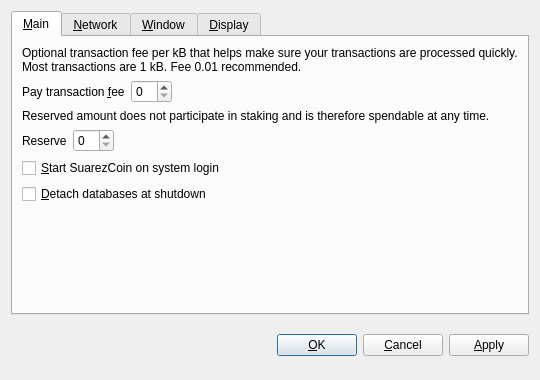
<?xml version="1.0" encoding="UTF-8"?>
<ui version="4.0">
 <class>OptionsDialog</class>
 <widget class="QDialog" name="OptionsDialog">
  <property name="geometry">
   <rect>
    <x>0</x>
    <y>0</y>
    <width>540</width>
    <height>380</height>
   </rect>
  </property>
  <property name="windowTitle">
   <string>Options</string>
  </property>
  <property name="modal">
   <bool>true</bool>
  </property>
  <layout class="QVBoxLayout" name="verticalLayout">
   <item>
    <widget class="QTabWidget" name="tabWidget">
     <property name="tabPosition">
      <enum>QTabWidget::North</enum>
     </property>
     <property name="currentIndex">
      <number>0</number>
     </property>
     <widget class="QWidget" name="tabMain">
      <attribute name="title">
       <string>&amp;Main</string>
      </attribute>
      <layout class="QVBoxLayout" name="verticalLayout_Main">
       <item>
        <widget class="QLabel" name="transactionFeeInfoLabel">
         <property name="text">
          <string>Optional transaction fee per kB that helps make sure your transactions are processed quickly. Most transactions are 1 kB. Fee 0.01 recommended.</string>
         </property>
         <property name="textFormat">
          <enum>Qt::PlainText</enum>
         </property>
         <property name="wordWrap">
          <bool>true</bool>
         </property>
        </widget>
       </item>
       <item>
        <layout class="QHBoxLayout" name="horizontalLayoutFee">
         <item>
          <widget class="QLabel" name="transactionFeeLabel">
           <property name="text">
            <string>Pay transaction &amp;fee</string>
           </property>
           <property name="textFormat">
            <enum>Qt::PlainText</enum>
           </property>
           <property name="buddy">
            <cstring>transactionFee</cstring>
           </property>
          </widget>
         </item>
         <item>
          <widget class="BitcoinAmountField" name="transactionFee"/>
         </item>
         <item>
          <spacer name="horizontalSpacerFee">
           <property name="orientation">
            <enum>Qt::Horizontal</enum>
           </property>
           <property name="sizeHint" stdset="0">
            <size>
             <width>40</width>
             <height>20</height>
            </size>
           </property>
          </spacer>
         </item>
        </layout>
       </item>
       <item>
        <widget class="QLabel" name="reserveBalanceInfoLabel">
         <property name="text">
          <string>Reserved amount does not participate in staking and is therefore spendable at any time.</string>
         </property>
         <property name="textFormat">
          <enum>Qt::PlainText</enum>
         </property>
         <property name="wordWrap">
          <bool>true</bool>
         </property>
        </widget>
       </item>
       <item>
        <layout class="QHBoxLayout" name="horizontalLayoutReserveBalance">
         <item>
          <widget class="QLabel" name="reserveBalanceLabel">
           <property name="text">
            <string>Reserve</string>
           </property>
           <property name="textFormat">
            <enum>Qt::PlainText</enum>
           </property>
           <property name="buddy">
            <cstring>reserveBalance</cstring>
           </property>
          </widget>
         </item>
         <item>
          <widget class="BitcoinAmountField" name="reserveBalance"/>
         </item>
         <item>
          <spacer name="horizontalSpacerReserveBalance">
           <property name="orientation">
            <enum>Qt::Horizontal</enum>
           </property>
           <property name="sizeHint" stdset="0">
            <size>
             <width>40</width>
             <height>20</height>
            </size>
           </property>
          </spacer>
         </item>
        </layout>
       </item>
       <item>
        <widget class="QCheckBox" name="bitcoinAtStartup">
         <property name="toolTip">
          <string>Automatically start SuarezCoin after logging in to the system.</string>
         </property>
         <property name="text">
          <string>&amp;Start SuarezCoin on system login</string>
         </property>
        </widget>
       </item>
       <item>
        <widget class="QCheckBox" name="detachDatabases">
         <property name="toolTip">
          <string>Detach block and address databases at shutdown. This means they can be moved to another data directory, but it slows down shutdown. The wallet is always detached.</string>
         </property>
         <property name="text">
          <string>&amp;Detach databases at shutdown</string>
         </property>
        </widget>
       </item>
       <item>
        <spacer name="verticalSpacer_Main">
         <property name="orientation">
          <enum>Qt::Vertical</enum>
         </property>
         <property name="sizeHint" stdset="0">
          <size>
           <width>20</width>
           <height>40</height>
          </size>
         </property>
        </spacer>
       </item>
      </layout>
     </widget>
     <widget class="QWidget" name="tabNetwork">
      <attribute name="title">
       <string>&amp;Network</string>
      </attribute>
      <layout class="QVBoxLayout" name="verticalLayout_Network">
       <item>
        <widget class="QCheckBox" name="mapPortUpnp">
         <property name="toolTip">
          <string>Automatically open the SuarezCoin client port on the router. This only works when your router supports UPnP and it is enabled.</string>
         </property>
         <property name="text">
          <string>Map port using &amp;UPnP</string>
         </property>
        </widget>
       </item>
       <item>
        <widget class="QCheckBox" name="connectSocks">
         <property name="toolTip">
          <string>Connect to the SuarezCoin network through a SOCKS proxy (e.g. when connecting through Tor).</string>
         </property>
         <property name="text">
          <string>&amp;Connect through SOCKS proxy:</string>
         </property>
        </widget>
       </item>
       <item>
        <layout class="QHBoxLayout" name="horizontalLayout_Network">
         <item>
          <widget class="QLabel" name="proxyIpLabel">
           <property name="text">
            <string>Proxy &amp;IP:</string>
           </property>
           <property name="textFormat">
            <enum>Qt::PlainText</enum>
           </property>
           <property name="buddy">
            <cstring>proxyIp</cstring>
           </property>
          </widget>
         </item>
         <item>
          <widget class="QValidatedLineEdit" name="proxyIp">
           <property name="maximumSize">
            <size>
             <width>140</width>
             <height>16777215</height>
            </size>
           </property>
           <property name="toolTip">
            <string>IP address of the proxy (e.g. 127.0.0.1)</string>
           </property>
          </widget>
         </item>
         <item>
          <widget class="QLabel" name="proxyPortLabel">
           <property name="text">
            <string>&amp;Port:</string>
           </property>
           <property name="textFormat">
            <enum>Qt::PlainText</enum>
           </property>
           <property name="buddy">
            <cstring>proxyPort</cstring>
           </property>
          </widget>
         </item>
         <item>
          <widget class="QLineEdit" name="proxyPort">
           <property name="maximumSize">
            <size>
             <width>55</width>
             <height>16777215</height>
            </size>
           </property>
           <property name="toolTip">
            <string>Port of the proxy (e.g. 9050)</string>
           </property>
          </widget>
         </item>
         <item>
          <widget class="QLabel" name="socksVersionLabel">
           <property name="text">
            <string>SOCKS &amp;Version:</string>
           </property>
           <property name="textFormat">
            <enum>Qt::PlainText</enum>
           </property>
           <property name="buddy">
            <cstring>socksVersion</cstring>
           </property>
          </widget>
         </item>
         <item>
          <widget class="QValueComboBox" name="socksVersion">
           <property name="toolTip">
            <string>SOCKS version of the proxy (e.g. 5)</string>
           </property>
          </widget>
         </item>
         <item>
          <spacer name="horizontalSpacer_Network">
           <property name="orientation">
            <enum>Qt::Horizontal</enum>
           </property>
           <property name="sizeHint" stdset="0">
            <size>
             <width>40</width>
             <height>20</height>
            </size>
           </property>
          </spacer>
         </item>
        </layout>
       </item>
       <item>
        <spacer name="verticalSpacer_Network">
         <property name="orientation">
          <enum>Qt::Vertical</enum>
         </property>
         <property name="sizeHint" stdset="0">
          <size>
           <width>20</width>
           <height>40</height>
          </size>
         </property>
        </spacer>
       </item>
      </layout>
     </widget>
     <widget class="QWidget" name="tabWindow">
      <attribute name="title">
       <string>&amp;Window</string>
      </attribute>
      <layout class="QVBoxLayout" name="verticalLayout_Window">
       <item>
        <widget class="QCheckBox" name="minimizeToTray">
         <property name="toolTip">
          <string>Show only a tray icon after minimizing the window.</string>
         </property>
         <property name="text">
          <string>&amp;Minimize to the tray instead of the taskbar</string>
         </property>
        </widget>
       </item>
       <item>
        <widget class="QCheckBox" name="minimizeOnClose">
         <property name="toolTip">
          <string>Minimize instead of exit the application when the window is closed. When this option is enabled, the application will be closed only after selecting Quit in the menu.</string>
         </property>
         <property name="text">
          <string>M&amp;inimize on close</string>
         </property>
        </widget>
       </item>
       <item>
        <spacer name="verticalSpacer_Window">
         <property name="orientation">
          <enum>Qt::Vertical</enum>
         </property>
         <property name="sizeHint" stdset="0">
          <size>
           <width>20</width>
           <height>40</height>
          </size>
         </property>
        </spacer>
       </item>
      </layout>
     </widget>
     <widget class="QWidget" name="tabDisplay">
      <attribute name="title">
       <string>&amp;Display</string>
      </attribute>
      <layout class="QVBoxLayout" name="verticalLayout_Display">
       <item>
        <layout class="QHBoxLayout" name="horizontalLayout_1_Display">
         <item>
          <widget class="QLabel" name="langLabel">
           <property name="text">
            <string>User Interface &amp;language:</string>
           </property>
           <property name="textFormat">
            <enum>Qt::PlainText</enum>
           </property>
           <property name="buddy">
            <cstring>lang</cstring>
           </property>
          </widget>
         </item>
         <item>
          <widget class="QValueComboBox" name="lang">
           <property name="toolTip">
            <string>The user interface language can be set here. This setting will take effect after restarting SuarezCoin.</string>
           </property>
          </widget>
         </item>
        </layout>
       </item>
       <item>
        <layout class="QHBoxLayout" name="horizontalLayout_2_Display">
         <item>
          <widget class="QLabel" name="unitLabel">
           <property name="text">
            <string>&amp;Unit to show amounts in:</string>
           </property>
           <property name="textFormat">
            <enum>Qt::PlainText</enum>
           </property>
           <property name="buddy">
            <cstring>unit</cstring>
           </property>
          </widget>
         </item>
         <item>
          <widget class="QValueComboBox" name="unit">
           <property name="toolTip">
            <string>Choose the default subdivision unit to show in the interface and when sending coins.</string>
           </property>
          </widget>
         </item>
        </layout>
       </item>
       <item>
        <widget class="QCheckBox" name="displayAddresses">
         <property name="toolTip">
          <string>Whether to show SuarezCoin addresses in the transaction list or not.</string>
         </property>
         <property name="text">
          <string>&amp;Display addresses in transaction list</string>
         </property>
        </widget>
       </item>
       <item>
        <widget class="QCheckBox" name="coinControlFeatures">
         <property name="toolTip">
          <string>Whether to show coin control features or not.</string>
         </property>
         <property name="text">
          <string>Display coin &amp;control features (experts only!)</string>
         </property>
        </widget>
       </item>
       <item>
        <spacer name="verticalSpacer_Display">
         <property name="orientation">
          <enum>Qt::Vertical</enum>
         </property>
         <property name="sizeHint" stdset="0">
          <size>
           <width>20</width>
           <height>40</height>
          </size>
         </property>
        </spacer>
       </item>
      </layout>
     </widget>
    </widget>
   </item>
   <item>
    <layout class="QHBoxLayout" name="horizontalLayout_Buttons">
     <item>
      <spacer name="horizontalSpacer_1">
       <property name="orientation">
        <enum>Qt::Horizontal</enum>
       </property>
       <property name="sizeHint" stdset="0">
        <size>
         <width>40</width>
         <height>48</height>
        </size>
       </property>
      </spacer>
     </item>
     <item>
      <widget class="QLabel" name="statusLabel">
       <property name="font">
        <font>
         <weight>75</weight>
         <bold>true</bold>
        </font>
       </property>
       <property name="text">
        <string/>
       </property>
       <property name="textFormat">
        <enum>Qt::PlainText</enum>
       </property>
       <property name="wordWrap">
        <bool>true</bool>
       </property>
      </widget>
     </item>
     <item>
      <spacer name="horizontalSpacer_2">
       <property name="orientation">
        <enum>Qt::Horizontal</enum>
       </property>
       <property name="sizeHint" stdset="0">
        <size>
         <width>40</width>
         <height>48</height>
        </size>
       </property>
      </spacer>
     </item>
     <item>
      <widget class="QPushButton" name="okButton">
       <property name="text">
        <string>&amp;OK</string>
       </property>
      </widget>
     </item>
     <item>
      <widget class="QPushButton" name="cancelButton">
       <property name="text">
        <string>&amp;Cancel</string>
       </property>
       <property name="autoDefault">
        <bool>false</bool>
       </property>
      </widget>
     </item>
     <item>
      <widget class="QPushButton" name="applyButton">
       <property name="text">
        <string>&amp;Apply</string>
       </property>
       <property name="autoDefault">
        <bool>false</bool>
       </property>
      </widget>
     </item>
    </layout>
   </item>
  </layout>
 </widget>
 <customwidgets>
  <customwidget>
   <class>BitcoinAmountField</class>
   <extends>QSpinBox</extends>
   <header>bitcoinamountfield.h</header>
  </customwidget>
  <customwidget>
   <class>QValueComboBox</class>
   <extends>QComboBox</extends>
   <header>qvaluecombobox.h</header>
  </customwidget>
  <customwidget>
   <class>QValidatedLineEdit</class>
   <extends>QLineEdit</extends>
   <header>qvalidatedlineedit.h</header>
  </customwidget>
 </customwidgets>
 <resources/>
 <connections/>
</ui>
